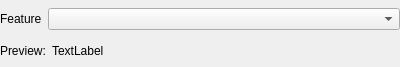
<?xml version="1.0" encoding="UTF-8"?>
<ui version="4.0">
 <class>QgsExpressionPreviewWidgetBase</class>
 <widget class="QWidget" name="QgsExpressionPreviewWidgetBase">
  <property name="geometry">
   <rect>
    <x>0</x>
    <y>0</y>
    <width>400</width>
    <height>67</height>
   </rect>
  </property>
  <property name="windowTitle">
   <string>Expression Preview</string>
  </property>
  <layout class="QGridLayout" name="gridLayout">
   <property name="leftMargin">
    <number>0</number>
   </property>
   <property name="topMargin">
    <number>0</number>
   </property>
   <property name="rightMargin">
    <number>0</number>
   </property>
   <property name="bottomMargin">
    <number>0</number>
   </property>
   <item row="1" column="0">
    <widget class="QLabel" name="label">
     <property name="sizePolicy">
      <sizepolicy hsizetype="Maximum" vsizetype="Fixed">
       <horstretch>0</horstretch>
       <verstretch>0</verstretch>
      </sizepolicy>
     </property>
     <property name="text">
      <string>Preview:</string>
     </property>
     <property name="alignment">
      <set>Qt::AlignLeading|Qt::AlignLeft|Qt::AlignVCenter</set>
     </property>
    </widget>
   </item>
   <item row="1" column="1">
    <widget class="QLabel" name="mPreviewLabel">
     <property name="sizePolicy">
      <sizepolicy hsizetype="Preferred" vsizetype="Preferred">
       <horstretch>0</horstretch>
       <verstretch>0</verstretch>
      </sizepolicy>
     </property>
     <property name="text">
      <string>TextLabel</string>
     </property>
     <property name="alignment">
      <set>Qt::AlignLeading|Qt::AlignLeft|Qt::AlignVCenter</set>
     </property>
     <property name="wordWrap">
      <bool>true</bool>
     </property>
     <property name="textInteractionFlags">
      <set>Qt::LinksAccessibleByMouse|Qt::TextSelectableByMouse</set>
     </property>
    </widget>
   </item>
   <item row="0" column="0" colspan="2">
    <layout class="QHBoxLayout" name="horizontalLayout">
     <item>
      <widget class="QLabel" name="label_2">
       <property name="sizePolicy">
        <sizepolicy hsizetype="Maximum" vsizetype="Fixed">
         <horstretch>0</horstretch>
         <verstretch>0</verstretch>
        </sizepolicy>
       </property>
       <property name="toolTip">
        <string>Select the feature to use for the output preview</string>
       </property>
       <property name="text">
        <string>Feature</string>
       </property>
      </widget>
     </item>
     <item>
      <widget class="QgsFeaturePickerWidget" name="mFeaturePickerWidget"/>
     </item>
    </layout>
   </item>
  </layout>
 </widget>
 <customwidgets>
  <customwidget>
   <class>QgsFeaturePickerWidget</class>
   <extends>QComboBox</extends>
   <header>qgsfeaturepickerwidget.h</header>
  </customwidget>
 </customwidgets>
 <resources/>
 <connections/>
</ui>
